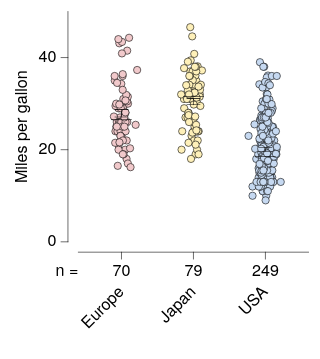

Write a Vega-Lite specification for this figure.
### Vega-Lite specification from a JSON file in a GitHub repository (floating-point values rounded to 4 significant figures; data arrays with more than 128 entries replaced by an {"elided": "..."} marker saying what was removed)
{"background": null, "config": {"arc": {"fill": "#DBDBDB", "fillOpacity": 1.0, "innerRadius": 25.0, "padAngle": 0.03, "stroke": "black", "strokeOpacity": 1, "strokeWidth": 0.25}, "area": {"fill": "#DBDBDB", "fillOpacity": 1.0, "stroke": "black", "strokeOpacity": 1, "strokeWidth": 0.25}, "axis": {"domain": true, "domainCap": "round", "domainColor": "black", "domainWidth": 0.25, "grid": false, "gridCap": "round", "gridColor": "#F1F1F1", "gridDash": [0, 0], "gridOpacity": 1.0, "gridWidth": 0.25, "labelColor": "black", "labelFont": "HelveticaNeue", "labelFontSize": 7, "labelFontStyle": "normal", "labelFontWeight": 400, "offset": 4.5, "ticks": true, "tickCap": "round", "tickColor": "black", "tickRound": false, "tickSize": 3, "tickWidth": 0.25, "titleColor": "black", "titleFont": "HelveticaNeue", "titleFontSize": 7, "titleFontStyle": "normal", "titleFontWeight": 400}, "axisX": {"domain": true, "labelAlign": "center", "labelAngle": 0, "labels": true, "ticks": true, "translate": 0}, "axisY": {"domain": true, "labelAlign": "right", "labelAngle": 0, "labels": true, "ticks": true, "translate": 0}, "axisRight": {"domain": true, "labelAlign": "left", "labelAngle": 0, "labels": true, "ticks": true, "translate": 0}, "axisTop": {"domain": true, "labelAlign": "center", "labelAngle": 0, "labels": true, "ticks": true, "translate": 0}, "axisBand": {"tickOffset": 0}, "bar": {"fill": "#DBDBDB", "fillOpacity": 1.0, "stroke": "black", "strokeOpacity": 1, "strokeWidth": 0.25}, "boxplot": {"size": 9.0, "ticks": {"cornerRadius": 0.25, "fill": "black", "size": 4.5, "thickness": 0.25}, "box": {"fillOpacity": 1.0, "stroke": "black", "strokeOpacity": 1, "strokeWidth": 0.25}, "median": {"fill": "black", "fillOpacity": 1.0, "size": 9.0, "thickness": 0.25}, "rule": {"fill": "black", "fillOpacity": 1.0, "size": 10.0, "stroke": "black", "strokeDash": [0, 0], "strokeOpacity": 1, "strokeWidth": 0.25}, "outliers": {"color": "black", "fill": "black", "fillOpacity": 1.0, "size": 0, "stroke": "black", "strokeOpacity": 1, "strokeWidth": 0.25}}, "circle": {"fill": "black", "fillOpacity": 1.0, "size": 0.5, "stroke": null, "strokeOpacity": 1, "strokeWidth": 0.25}, "errorband": {"band": {"fillOpacity": 0.6, "stroke": null, "strokeWidth": 0.25, "strokeOpacity": 1}, "borders": {"opacity": 0, "strokeOpacity": 0.25, "strokeWidth": 1}}, "errorbar": {"opacity": 1, "rule": {"strokeDash": [0, 0], "strokeWidth": 0.25}, "ticks": {"color": "black", "cornerRadius": 0.125, "opacity": 1, "size": 6.0, "thickness": 0.25}, "thickness": 0.25}, "font": "HelveticaNeue", "geoshape": {"fill": "#DBDBDB", "fillOpacity": 1.0, "stroke": "black", "strokeOpacity": 1, "strokeWidth": 0.25}, "header": {"labelColor": "black", "labelFont": "HelveticaNeue", "labelFontSize": 7, "labelFontStyle": "normal", "labelFontWeight": 400, "titleColor": "black", "titleFont": "HelveticaNeue", "titleFontSize": 7, "titleFontStyle": "normal", "titleFontWeight": 400, "titlePadding": 0}, "legend": {"disable": false, "offset": 4.5, "gradientLength": 50.0, "gradientThickness": 5.0, "gradientOpacity": 1.0, "gradientStrokeColor": "black", "gradientStrokeWidth": 0.25, "labelColor": "black", "labelFont": "HelveticaNeue", "labelFontSize": 7, "labelFontStyle": "normal", "labelFontWeight": 400, "strokeColor": "black", "strokeWidth": 0, "symbolSize": 42, "symbolStrokeColor": "black", "symbolStrokeWidth": 0.25, "titleColor": "black", "titleFont": "HelveticaNeue", "titleFontSize": 7, "titleFontStyle": "normal", "titleFontWeight": 400}, "line": {"color": "black", "stroke": "black", "strokeCap": "round", "strokeDash": [0, 0], "strokeOpacity": 1, "strokeWidth": 0.375}, "point": {"filled": true, "fill": "#DBDBDB", "fillOpacity": 1.0, "size": 5.0, "stroke": "black", "strokeOpacity": 1, "strokeWidth": 0.25}, "range": {"category": ["#C6D9F1", "#F1C9CB", "#FEF0B9", "#CEE37A", "#7AA8E0", "#E589A3", "#FDDD5D", "#68B961", "#4177B1", "#C35082", "#E5C227", "#438156"], "diverging": {"scheme": ["#C35082", "#CE6D94", "#D989A7", "#E2A4BA", "#EABFCE", "#F1DBE2", "#F6F6F6", "#D7E0EB", "#B9CBE0", "#9BB6D5", "#7DA1C9", "#5F8CBD", "#4177B1"]}, "heatmap": {"scheme": ["#DFE9F7", "#C6D9F1", "#ADC8EC", "#94B8E6", "#7AA8E0", "#6097DA", "#4D87CA", "#4177B1", "#386898", "#2F597F", "#264A69", "#1D3A58"]}, "ordinal": {"scheme": ["#F1F1F1", "#DBDBDB", "#C6C6C6", "#B2B2B2", "#9D9D9D", "#898989", "#767676", "#636363", "#515151", "#404040", "#2F2F2F", "#1F1F1F"]}, "ramp": {"scheme": ["#DFE9F7", "#C6D9F1", "#ADC8EC", "#94B8E6", "#7AA8E0", "#6097DA", "#4D87CA", "#4177B1", "#386898", "#2F597F", "#264A69", "#1D3A58"]}}, "rule": {"color": "black", "stroke": "black", "strokeCap": "round", "strokeDash": [2, 2], "strokeOpacity": 1, "strokeWidth": 0.25}, "scale": {"bandPaddingInner": 0.1, "bandPaddingOuter": 0.1, "round": false}, "rect": {"fill": "#DBDBDB", "fillOpacity": 1.0, "stroke": "black", "strokeOpacity": 1, "strokeWidth": 0.25}, "square": {"fill": "#DBDBDB", "fillOpacity": 1.0, "size": 10.0, "stroke": "black", "strokeOpacity": 1, "strokeWidth": 0.25}, "text": {"color": "black", "font": "HelveticaNeue", "fontSize": 7, "fontStyle": "normal", "fontWeight": 400}, "title": {"anchor": "middle", "frame": "group", "color": "black", "font": "HelveticaNeue", "fontSize": 7, "fontStyle": "normal", "fontWeight": 400, "subtitleColor": "black", "subtitleFont": "HelveticaNeue", "subtitleFontSize": "HelveticaNeue", "subtitleFontStyle": "normal", "subtitleFontWeight": 400}, "view": {"continuousWidth": 100, "continuousHeight": 100, "discreteWidth": 100, "discreteHeight": 100, "fill": null, "stroke": null, "strokeWidth": 0.25}}, "vconcat": [{"layer": [{"data": {"name": "data-5a85ede2053d4aec77293cfb476ae07b"}, "mark": {"type": "circle", "opacity": 1.0, "size": 10.0, "stroke": "black", "strokeOpacity": 1, "strokeWidth": 0.25}, "encoding": {"color": {"field": "Origin", "legend": null, "sort": ["USA", "Europe", "Japan"], "title": null, "type": "nominal"}, "x": {"axis": {"labels": false, "title": null}, "field": "Origin", "sort": ["USA", "Europe", "Japan"], "title": "Origin", "type": "nominal"}, "xOffset": {"field": "jitter_x", "scale": {"domain": [-7.33, 7.33], "range": [5.17, 19.83]}, "type": "quantitative"}, "y": {"field": "Miles_per_Gallon", "title": "Miles per gallon", "type": "quantitative"}}}, {"data": {"name": "data-64e7897fd8423deef5c97d660b6d3367"}, "mark": {"type": "errorbar"}, "encoding": {"x": {"axis": {"labels": false, "title": null}, "field": "Origin", "sort": ["USA", "Europe", "Japan"], "title": "Origin", "type": "nominal"}, "y": {"field": "__mean", "title": "Miles per gallon", "type": "quantitative"}, "yError": {"field": "__error"}}}, {"data": {"name": "data-5a85ede2053d4aec77293cfb476ae07b"}, "mark": {"type": "boxplot", "box": {"fillOpacity": 0, "strokeOpacity": 0}, "outliers": {"opacity": 0}, "rule": {"strokeOpacity": 0}, "ticks": false}, "encoding": {"x": {"axis": {"labels": false, "title": null}, "field": "Origin", "sort": ["USA", "Europe", "Japan"], "title": "Origin", "type": "nominal"}, "y": {"field": "Miles_per_Gallon", "title": "Miles per gallon", "type": "quantitative"}}}]}, {"layer": [{"data": {"name": "data-f7b265060270c2eb724ce184e30b4700"}, "mark": {"type": "text", "align": "right", "baseline": "middle", "fontSize": 7}, "encoding": {"text": {"field": "__label", "type": "nominal"}, "x": {"value": 0}, "y": {"axis": {"domain": false, "grid": false, "labels": false, "ticks": false, "title": null}, "bandPosition": 0.5, "field": "__label", "scale": {"domain": ["n ="], "range": [0, 10]}, "sort": ["n ="], "type": "nominal"}}}, {"data": {"name": "data-1d730befcb87c9256aea8f96ff8be5d0"}, "mark": {"type": "text", "align": "center", "baseline": "middle", "fontSize": 7}, "encoding": {"text": {"field": "__value", "type": "nominal"}, "x": {"axis": {"domain": false, "grid": false, "labels": false, "ticks": false, "title": null}, "field": "__category", "sort": ["USA", "Europe", "Japan"], "type": "nominal"}, "y": {"axis": {"domain": false, "grid": false, "labels": false, "ticks": false, "title": null}, "bandPosition": 0.5, "field": "__label", "scale": {"domain": ["n ="], "range": [0, 10]}, "sort": ["n ="], "type": "nominal"}}}, {"data": {"name": "data-bc9f3d6464c20a9e6af43ca6b3673666"}, "mark": {"type": "text", "align": "right", "angle": 315, "baseline": "middle", "fontSize": 7}, "encoding": {"text": {"field": "__display", "type": "nominal"}, "x": {"axis": {"domain": false, "grid": false, "labels": false, "ticks": false, "title": null}, "field": "__category", "sort": ["USA", "Europe", "Japan"], "type": "nominal"}, "y": {"value": 12.71}}}], "height": 33, "view": {"fill": null, "stroke": null}, "width": 100}], "resolve": {"scale": {"x": "shared"}}, "spacing": 0, "$schema": "https://vega.github.io/schema/vega-lite/v6.4.1.json", "datasets": {"data-5a85ede2053d4aec77293cfb476ae07b": {"elided": "398 records"}, "data-64e7897fd8423deef5c97d660b6d3367": [{"Origin": "USA", "__mean": 20.08, "__error": 0.4058, "__dysonsphere__": 1}, {"Origin": "Japan", "__mean": 30.45, "__error": 0.6852, "__dysonsphere__": 1}, {"Origin": "Europe", "__mean": 27.89, "__error": 0.8037, "__dysonsphere__": 1}], "data-f7b265060270c2eb724ce184e30b4700": [{"__label": "n =", "__dysonsphere__": 1}], "data-1d730befcb87c9256aea8f96ff8be5d0": [{"__label": "n =", "__category": "USA", "__value": "249", "__dysonsphere__": 1}, {"__label": "n =", "__category": "Europe", "__value": "70", "__dysonsphere__": 1}, {"__label": "n =", "__category": "Japan", "__value": "79", "__dysonsphere__": 1}], "data-bc9f3d6464c20a9e6af43ca6b3673666": [{"__category": "USA", "__display": "USA", "__dysonsphere__": 1}, {"__category": "Europe", "__display": "Europe", "__dysonsphere__": 1}, {"__category": "Japan", "__display": "Japan", "__dysonsphere__": 1}]}}
